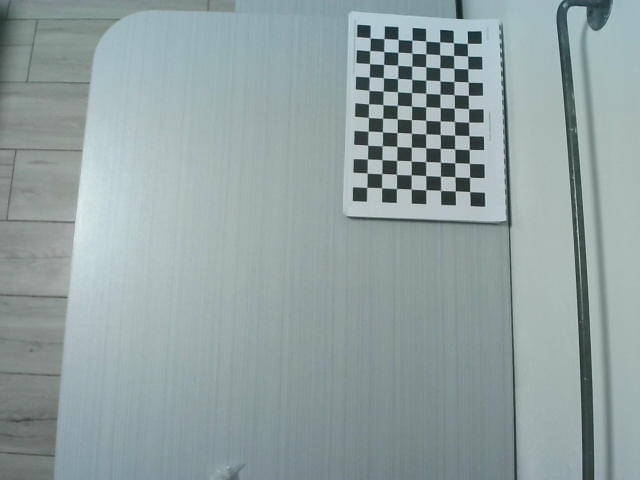
#> input picture drone-Detection/Slam/opencv_frame_0.png, 640 x 480 px; its folder holds 5 pictures in this run; the run also reads 1 picture not shown here
$ python CameraCalibration.py
#> lines starting #> are read from the running program, lines starting #| are printed output that depends on the picture; after the words box and inside, x2 and y2 are one past the last pixel; in counts of white or black regions, pixels touching at a corner belong together
import numpy as np
import cv2
import glob

chessboardSize = (12, 8)
frameSize = (1440, 1080)
criteria = (cv2.TERM_CRITERIA_EPS + cv2.TERM_CRITERIA_MAX_ITER, 30, 0.001)

objp = np.zeros((chessboardSize[0] * chessboardSize[1], 3), np.float32)
objp[:, :2] = np.mgrid[0:chessboardSize[0], 0:chessboardSize[1]].T.reshape(-1, 2)

objPoints = []
imgPoints = []

images = glob.glob('*.png')
for image in images:
    print(image)
    img = cv2.imread(image)
#> img is the input picture: shape (480, 640, 3); mean B, G, R 161.5, 160.9, 145.8
    gray = cv2.cvtColor(img, cv2.COLOR_BGR2GRAY)
    ret, corners = cv2.findChessboardCorners(gray, chessboardSize, None)
#> ret = True; corners = 96 rows, first 8: [367, 187.3], [367.2, 173.1], [367.5, 158.9], [367.6, 145.2], [368.1, 131.2], [368.5, 117.5], [368.6, 103.7], [369.1, 90.5]
    if ret:
        objPoints.append(objp)
        corners2 = cv2.cornerSubPix(gray, corners, (11, 11), (-1, -1), criteria)
#> corners2 = 96 rows, first 8: [366.8, 187.3], [367.2, 173.1], [367.4, 159], [367.7, 145.2], [368.1, 131.2], [368.4, 117.4], [368.6, 103.8], [369, 90.37]
        imgPoints.append(corners)

        cv2.drawChessboardCorners(img, chessboardSize, corners2, ret)
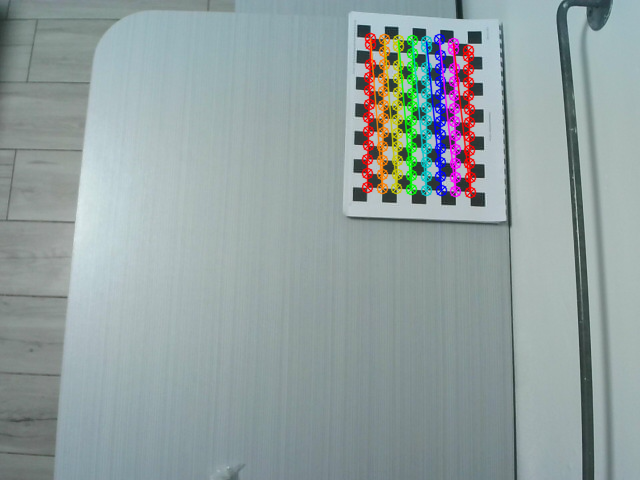
#> img: shape (480, 640, 3); 4.18% of pixels changed, all inside (x1, y1, x2, y2) = (361, 32, 477, 199)
        cv2.imshow('img', img)
        cv2.waitKey(1000)
#> pass 2 of the loop `for image in images:`:
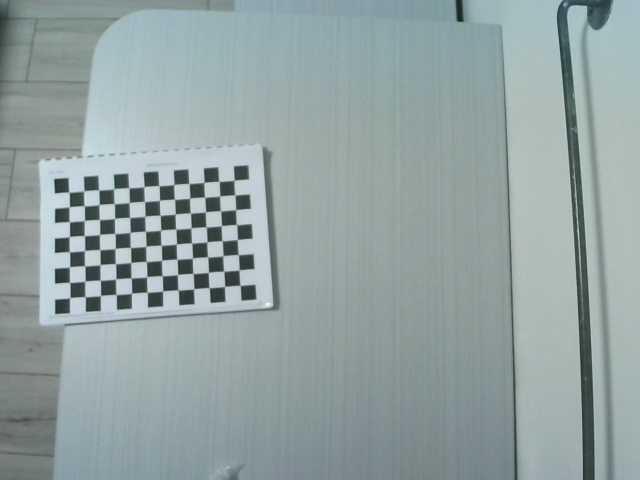
#> input picture drone-Detection/Slam/opencv_frame_1.png, 640 x 480 px
#> img is the input picture: shape (480, 640, 3); mean B, G, R 162.9, 162.7, 147.1
#> corners = 96 rows, first 8: [69.13, 192.4], [84.15, 190.8], [98.77, 190.1], [113.9, 188.6], [128.9, 187.8], [144.3, 186.5], [158.9, 185.7], [174, 184.5]
#> corners2 = 96 rows, first 8: [68.97, 192.1], [83.76, 190.9], [98.67, 189.8], [113.8, 188.8], [128.8, 187.7], [144, 186.7], [158.9, 185.6], [173.8, 184.5]
#> `cv2.drawChessboardCorners(img, chessboardSize, corners2, ret)`:
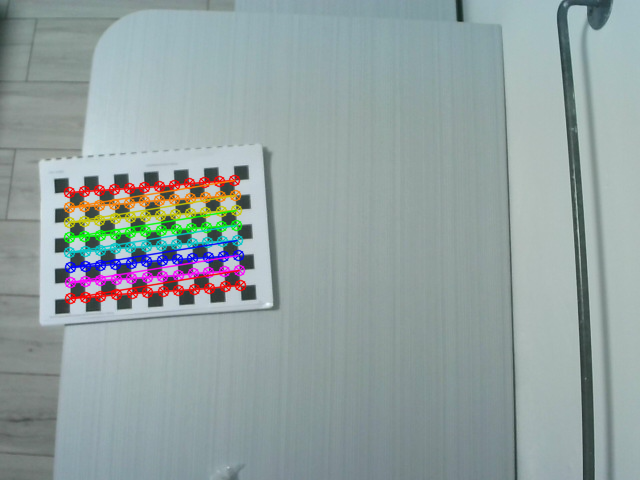
#> img: shape (480, 640, 3); 4.51% of pixels changed, all inside (x1, y1, x2, y2) = (63, 174, 247, 305)
#> pass 3 of the loop `for image in images:`:
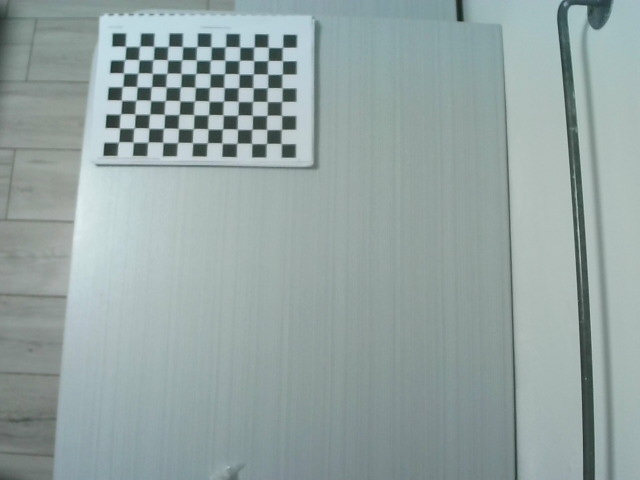
#> input picture drone-Detection/Slam/opencv_frame_2.png, 640 x 480 px
#> img is the input picture: shape (480, 640, 3); mean B, G, R 163.1, 164.2, 148.7
#> corners = 96 rows, first 8: [125.7, 46.49], [140.3, 45.78], [154, 46.57], [168.6, 45.99], [182.4, 46.51], [197.3, 46.28], [211, 46.68], [225.8, 46.4]
#> corners2 = 96 rows, first 8: [125.5, 46.28], [139.5, 46.2], [153.8, 46.35], [168.2, 46.34], [182.5, 46.56], [196.8, 46.59], [211, 46.76], [225.3, 46.7]
#> `cv2.drawChessboardCorners(img, chessboardSize, corners2, ret)`:
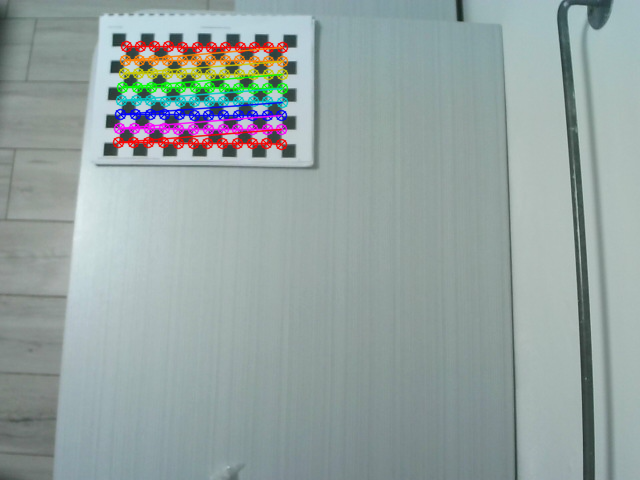
#> img: shape (480, 640, 3); 4.35% of pixels changed, all inside (x1, y1, x2, y2) = (112, 40, 289, 151)
#> the loop made 5 passes; the first 3 are shown

cv2.destroyAllWindows()
ret, cameraMatrix, dist, rvecs, tvecs = cv2.calibrateCamera(objPoints, imgPoints, frameSize, None, None)

print("Camera Calibration: ", ret)
print("Camera Matrix: ", cameraMatrix)
print("Distortion Vectors: ", dist)
print("Rotation Vectors: ", rvecs)
print("Translation Vectors: ", tvecs)

img = cv2.imread('opencv_frame_1.png')
h, w = img.shape[:2]
#> h = 480; w = 640
newCameraMatrix, roi = cv2.getOptimalNewCameraMatrix(cameraMatrix, dist, (w, h), 1, (w, h))

dst = cv2.undistort(img, cameraMatrix, dist, None, newCameraMatrix)
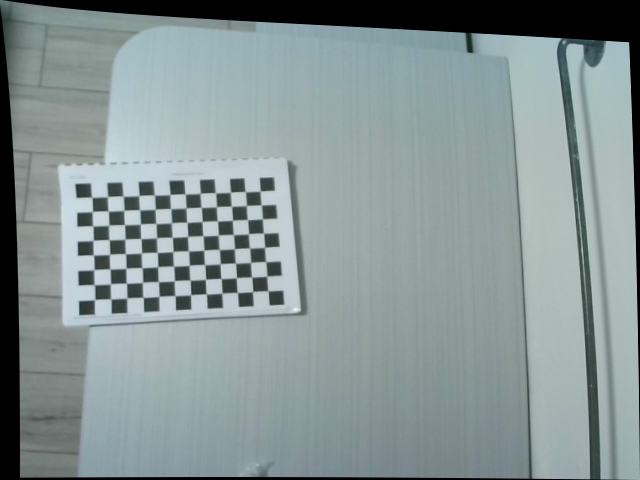
#> dst: shape (480, 640, 3); mean B, G, R 148.9, 148.6, 134.4
x, y, w, h = roi
dst = dst[y:y + h, x:x + w]
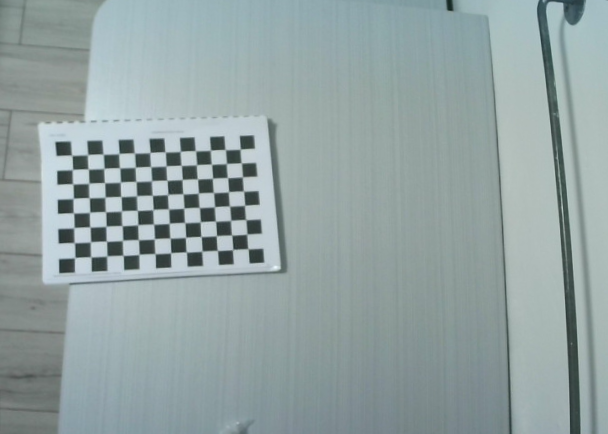
#> dst: shape (434, 608, 3); mean B, G, R 163, 162.6, 147.4
cv2.imwrite('caliResult.png', dst)

mean_error = 0
for i in range(len(objPoints)):
    imgPoints2, _ = cv2.projectPoints(objPoints[i], rvecs[i], tvecs[i], cameraMatrix, dist)
    error = cv2.norm(imgPoints[i], imgPoints2, cv2.NORM_L2) / len(imgPoints2)
    mean_error += error
print("total error: {}".format(mean_error / len(objPoints)))
